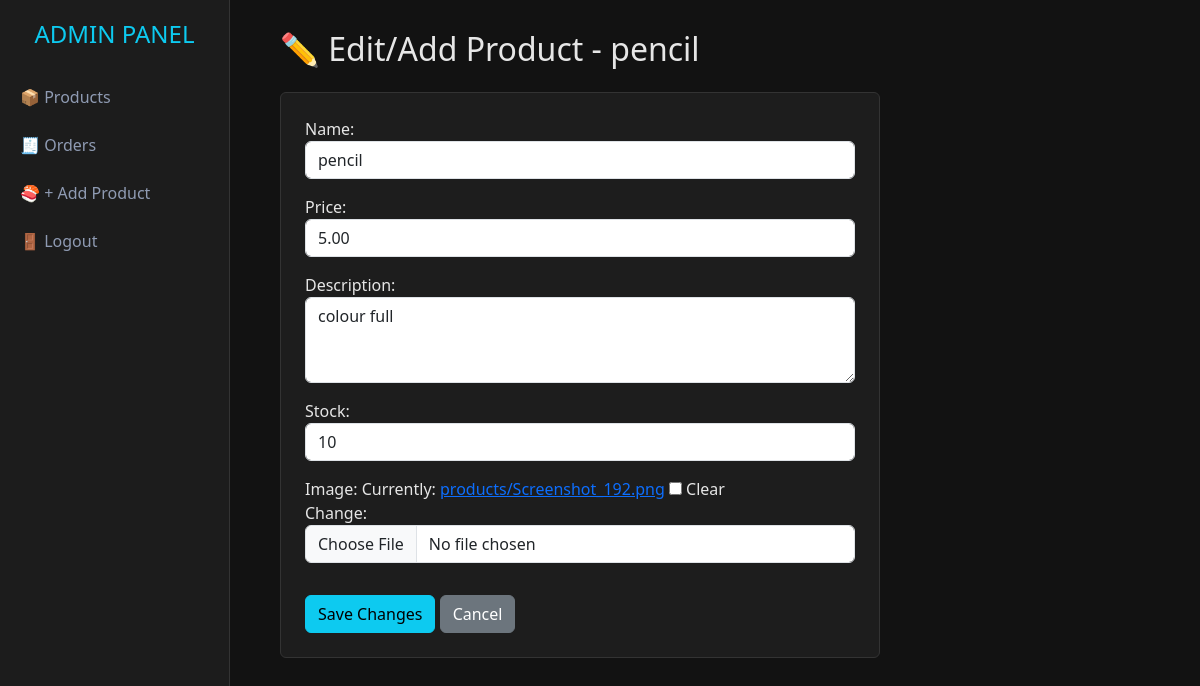
/store/admin/products/4/edit/ (signed in), run on the app's committed database.
### Cart/models.py (models this page shows, shortened)
class Product_Table(models.Model):
    name = models.CharField(max_length=200)
    price = models.DecimalField(max_digits=10, decimal_places=2)
    description = models.TextField(blank=True, null=True)
    stock = models.IntegerField(default=0)
    image = models.ImageField(upload_to='products/', blank=True, null=True)
    created_at = models.DateTimeField(auto_now_add=True)
    class Meta:
        db_table = 'Product_Table'

### Store/views.py (the view)
# urls.py: path('admin/products/<int:pk>/edit/', views.admin_product_edit, name='admin_product_edit'),
@staff_member_required
def admin_product_edit(request, pk): #edit products
    product = get_object_or_404(Product_Table, pk=pk)
    if request.method == 'POST':
        form = ProductForm(request.POST, request.FILES, instance=product)
        if form.is_valid():
            form.save()
            messages.success(request, "Product updated successfully!")
            return redirect('Store:admin_product_list')
    else:
        form = ProductForm(instance=product)
    return render(request, 'Store/admin_product_edit.html', {'form': form, 'product': product})

### Store/forms.py
class ProductForm(forms.ModelForm):
    class Meta:
        model = Product_Table
        fields = ['name', 'price', 'description', 'stock', 'image']
        widgets = {
            'name': forms.TextInput(attrs={'class': 'form-control'}),
            'price': forms.NumberInput(attrs={'class': 'form-control'}),
            'description': forms.Textarea(attrs={'class': 'form-control', 'rows': 3}),
            'stock': forms.NumberInput(attrs={'class': 'form-control'}),
            'image': forms.ClearableFileInput(attrs={'class': 'form-control'}),
        }

### Store/templates/Store/admin_product_edit.html (shortened to what this page needs)
{% extends 'Store/base_admin.html' %}
{% block content %}
<h2 class="mb-4">✏️ Edit/Add Product - {{ product.name }}</h2>
<div class="card p-4" style="max-width: 600px;">
    <form method="POST" enctype="multipart/form-data">
        {{ form.as_p }}
        <button type="submit" class="btn btn-info mt-3">Save Changes</button>
        <a href="{% url 'Store:admin_product_list' %}" class="btn btn-secondary mt-3">Cancel</a>
    </form>
</div>
{% endblock %}

### Store/templates/Store/base_admin.html (style rules this page uses)
body { background-color: #121212; color: #e6e6e6; }
.card { background-color: #1d1d1d; border: 1px solid #333; color: #e6e6e6; }

### data on the page
Product_Table: name "pencil", price "5.00", description "colour full", stock "10"
